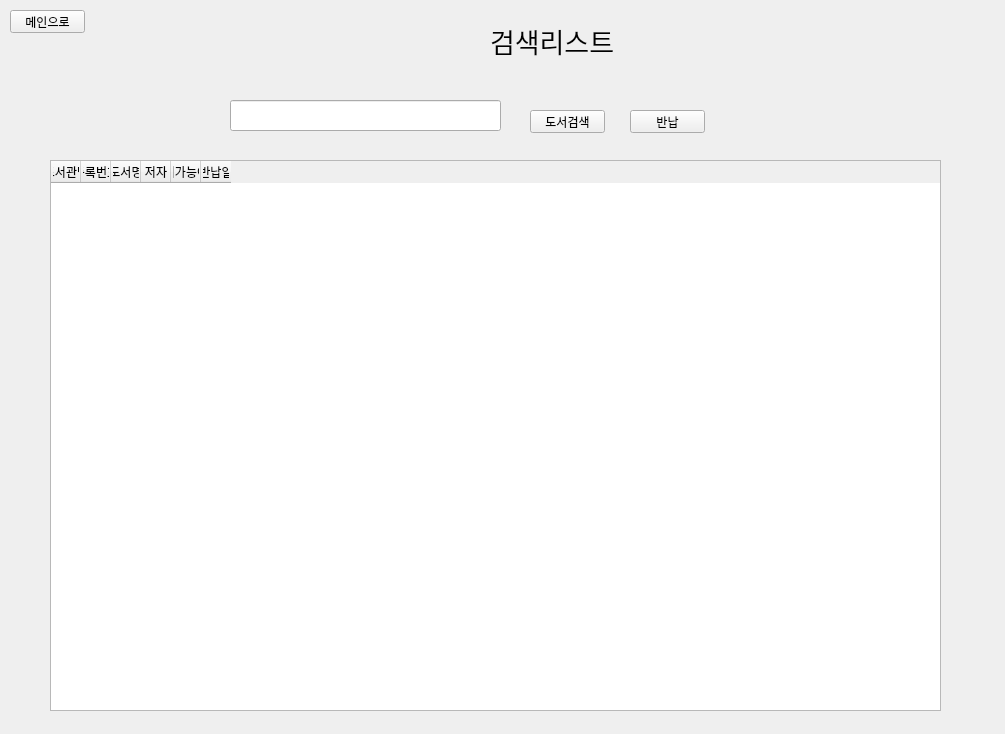
<?xml version="1.0" encoding="UTF-8"?>
<ui version="4.0">
 <class>Form</class>
 <widget class="QWidget" name="Form">
  <property name="windowModality">
   <enum>Qt::NonModal</enum>
  </property>
  <property name="geometry">
   <rect>
    <x>0</x>
    <y>0</y>
    <width>1005</width>
    <height>734</height>
   </rect>
  </property>
  <property name="windowTitle">
   <string>Form</string>
  </property>
  <property name="autoFillBackground">
   <bool>false</bool>
  </property>
  <widget class="QStackedWidget" name="stack_search">
   <property name="geometry">
    <rect>
     <x>10</x>
     <y>10</y>
     <width>951</width>
     <height>711</height>
    </rect>
   </property>
   <property name="currentIndex">
    <number>0</number>
   </property>
   <widget class="QWidget" name="page">
    <widget class="QPushButton" name="returnmain">
     <property name="geometry">
      <rect>
       <x>0</x>
       <y>0</y>
       <width>75</width>
       <height>23</height>
      </rect>
     </property>
     <property name="text">
      <string>메인으로</string>
     </property>
    </widget>
    <widget class="QPushButton" name="go_returnlist">
     <property name="geometry">
      <rect>
       <x>620</x>
       <y>100</y>
       <width>75</width>
       <height>23</height>
      </rect>
     </property>
     <property name="text">
      <string>반납</string>
     </property>
    </widget>
    <widget class="QPushButton" name="search_button">
     <property name="geometry">
      <rect>
       <x>520</x>
       <y>100</y>
       <width>75</width>
       <height>23</height>
      </rect>
     </property>
     <property name="text">
      <string>도서검색</string>
     </property>
    </widget>
    <widget class="QTableWidget" name="table_book">
     <property name="geometry">
      <rect>
       <x>40</x>
       <y>150</y>
       <width>891</width>
       <height>551</height>
      </rect>
     </property>
     <property name="maximumSize">
      <size>
       <width>891</width>
       <height>16777215</height>
      </size>
     </property>
     <property name="focusPolicy">
      <enum>Qt::ClickFocus</enum>
     </property>
     <property name="frameShape">
      <enum>QFrame::StyledPanel</enum>
     </property>
     <property name="frameShadow">
      <enum>QFrame::Sunken</enum>
     </property>
     <property name="lineWidth">
      <number>2</number>
     </property>
     <property name="midLineWidth">
      <number>1</number>
     </property>
     <property name="sizeAdjustPolicy">
      <enum>QAbstractScrollArea::AdjustIgnored</enum>
     </property>
     <property name="editTriggers">
      <set>QAbstractItemView::NoEditTriggers</set>
     </property>
     <property name="tabKeyNavigation">
      <bool>false</bool>
     </property>
     <property name="showDropIndicator" stdset="0">
      <bool>false</bool>
     </property>
     <property name="dragEnabled">
      <bool>true</bool>
     </property>
     <property name="dragDropOverwriteMode">
      <bool>false</bool>
     </property>
     <property name="alternatingRowColors">
      <bool>true</bool>
     </property>
     <property name="selectionMode">
      <enum>QAbstractItemView::SingleSelection</enum>
     </property>
     <property name="textElideMode">
      <enum>Qt::ElideRight</enum>
     </property>
     <property name="showGrid">
      <bool>false</bool>
     </property>
     <property name="sortingEnabled">
      <bool>true</bool>
     </property>
     <property name="wordWrap">
      <bool>false</bool>
     </property>
     <property name="cornerButtonEnabled">
      <bool>false</bool>
     </property>
     <property name="rowCount">
      <number>0</number>
     </property>
     <attribute name="horizontalHeaderCascadingSectionResizes">
      <bool>true</bool>
     </attribute>
     <attribute name="horizontalHeaderDefaultSectionSize">
      <number>30</number>
     </attribute>
     <attribute name="horizontalHeaderHighlightSections">
      <bool>false</bool>
     </attribute>
     <attribute name="horizontalHeaderMinimumSectionSize">
      <number>30</number>
     </attribute>
     <attribute name="horizontalHeaderShowSortIndicator" stdset="0">
      <bool>false</bool>
     </attribute>
     <attribute name="verticalHeaderVisible">
      <bool>false</bool>
     </attribute>
     <attribute name="verticalHeaderCascadingSectionResizes">
      <bool>false</bool>
     </attribute>
     <attribute name="verticalHeaderDefaultSectionSize">
      <number>30</number>
     </attribute>
     <attribute name="verticalHeaderHighlightSections">
      <bool>false</bool>
     </attribute>
     <attribute name="verticalHeaderMinimumSectionSize">
      <number>30</number>
     </attribute>
     <attribute name="verticalHeaderStretchLastSection">
      <bool>false</bool>
     </attribute>
     <column>
      <property name="text">
       <string comment="30">도서관명</string>
      </property>
      <property name="font">
       <font>
        <stylestrategy>PreferDefault</stylestrategy>
       </font>
      </property>
      <property name="textAlignment">
       <set>AlignCenter</set>
      </property>
     </column>
     <column>
      <property name="text">
       <string>등록번호</string>
      </property>
      <property name="textAlignment">
       <set>AlignCenter</set>
      </property>
     </column>
     <column>
      <property name="text">
       <string>도서명</string>
      </property>
      <property name="textAlignment">
       <set>AlignCenter</set>
      </property>
     </column>
     <column>
      <property name="text">
       <string>저자</string>
      </property>
      <property name="font">
       <font>
        <kerning>true</kerning>
       </font>
      </property>
      <property name="textAlignment">
       <set>AlignCenter</set>
      </property>
     </column>
     <column>
      <property name="text">
       <string>대여가능여부</string>
      </property>
      <property name="textAlignment">
       <set>AlignCenter</set>
      </property>
     </column>
     <column>
      <property name="text">
       <string>반납일</string>
      </property>
      <property name="textAlignment">
       <set>AlignCenter</set>
      </property>
     </column>
    </widget>
    <widget class="QLineEdit" name="search_name">
     <property name="geometry">
      <rect>
       <x>220</x>
       <y>90</y>
       <width>271</width>
       <height>31</height>
      </rect>
     </property>
     <property name="text">
      <string/>
     </property>
    </widget>
    <widget class="QLabel" name="titlename">
     <property name="geometry">
      <rect>
       <x>250</x>
       <y>10</y>
       <width>201</width>
       <height>41</height>
      </rect>
     </property>
     <property name="font">
      <font>
       <pointsize>20</pointsize>
      </font>
     </property>
     <property name="text">
      <string/>
     </property>
    </widget>
    <widget class="QLabel" name="name1">
     <property name="geometry">
      <rect>
       <x>480</x>
       <y>10</y>
       <width>201</width>
       <height>41</height>
      </rect>
     </property>
     <property name="font">
      <font>
       <pointsize>20</pointsize>
      </font>
     </property>
     <property name="text">
      <string>검색리스트</string>
     </property>
    </widget>
   </widget>
   <widget class="QWidget" name="page_2">
    <widget class="QPushButton" name="returnmain_2">
     <property name="geometry">
      <rect>
       <x>0</x>
       <y>0</y>
       <width>75</width>
       <height>23</height>
      </rect>
     </property>
     <property name="text">
      <string>메인으로</string>
     </property>
    </widget>
    <widget class="QPushButton" name="go_searchlist">
     <property name="geometry">
      <rect>
       <x>50</x>
       <y>100</y>
       <width>75</width>
       <height>23</height>
      </rect>
     </property>
     <property name="text">
      <string>검색</string>
     </property>
    </widget>
    <widget class="QTableWidget" name="tableWidget">
     <property name="geometry">
      <rect>
       <x>40</x>
       <y>140</y>
       <width>891</width>
       <height>561</height>
      </rect>
     </property>
     <property name="focusPolicy">
      <enum>Qt::ClickFocus</enum>
     </property>
     <property name="frameShape">
      <enum>QFrame::StyledPanel</enum>
     </property>
     <property name="frameShadow">
      <enum>QFrame::Sunken</enum>
     </property>
     <property name="lineWidth">
      <number>2</number>
     </property>
     <property name="midLineWidth">
      <number>1</number>
     </property>
     <property name="sizeAdjustPolicy">
      <enum>QAbstractScrollArea::AdjustIgnored</enum>
     </property>
     <property name="editTriggers">
      <set>QAbstractItemView::NoEditTriggers</set>
     </property>
     <property name="dragDropOverwriteMode">
      <bool>false</bool>
     </property>
     <property name="selectionMode">
      <enum>QAbstractItemView::NoSelection</enum>
     </property>
     <property name="showGrid">
      <bool>false</bool>
     </property>
     <property name="sortingEnabled">
      <bool>false</bool>
     </property>
     <property name="wordWrap">
      <bool>false</bool>
     </property>
     <property name="cornerButtonEnabled">
      <bool>false</bool>
     </property>
     <property name="rowCount">
      <number>0</number>
     </property>
     <attribute name="horizontalHeaderCascadingSectionResizes">
      <bool>true</bool>
     </attribute>
     <attribute name="horizontalHeaderDefaultSectionSize">
      <number>30</number>
     </attribute>
     <attribute name="horizontalHeaderHighlightSections">
      <bool>false</bool>
     </attribute>
     <attribute name="horizontalHeaderMinimumSectionSize">
      <number>30</number>
     </attribute>
     <attribute name="horizontalHeaderShowSortIndicator" stdset="0">
      <bool>false</bool>
     </attribute>
     <attribute name="verticalHeaderVisible">
      <bool>false</bool>
     </attribute>
     <attribute name="verticalHeaderCascadingSectionResizes">
      <bool>false</bool>
     </attribute>
     <attribute name="verticalHeaderDefaultSectionSize">
      <number>30</number>
     </attribute>
     <attribute name="verticalHeaderHighlightSections">
      <bool>false</bool>
     </attribute>
     <attribute name="verticalHeaderMinimumSectionSize">
      <number>30</number>
     </attribute>
     <attribute name="verticalHeaderStretchLastSection">
      <bool>false</bool>
     </attribute>
     <column>
      <property name="text">
       <string>도서관명</string>
      </property>
      <property name="textAlignment">
       <set>AlignCenter</set>
      </property>
     </column>
     <column>
      <property name="text">
       <string>등록번호</string>
      </property>
      <property name="textAlignment">
       <set>AlignCenter</set>
      </property>
     </column>
     <column>
      <property name="text">
       <string>도서명</string>
      </property>
      <property name="textAlignment">
       <set>AlignCenter</set>
      </property>
     </column>
     <column>
      <property name="text">
       <string>저자</string>
      </property>
      <property name="font">
       <font>
        <kerning>true</kerning>
       </font>
      </property>
      <property name="textAlignment">
       <set>AlignCenter</set>
      </property>
     </column>
     <column>
      <property name="text">
       <string>대여가능여부</string>
      </property>
      <property name="textAlignment">
       <set>AlignCenter</set>
      </property>
     </column>
     <column>
      <property name="text">
       <string>반납일</string>
      </property>
      <property name="textAlignment">
       <set>AlignCenter</set>
      </property>
     </column>
    </widget>
    <widget class="QLabel" name="titlename2">
     <property name="geometry">
      <rect>
       <x>250</x>
       <y>10</y>
       <width>211</width>
       <height>41</height>
      </rect>
     </property>
     <property name="font">
      <font>
       <pointsize>20</pointsize>
      </font>
     </property>
     <property name="text">
      <string/>
     </property>
    </widget>
    <widget class="QLabel" name="name2">
     <property name="geometry">
      <rect>
       <x>480</x>
       <y>10</y>
       <width>211</width>
       <height>41</height>
      </rect>
     </property>
     <property name="font">
      <font>
       <pointsize>20</pointsize>
      </font>
     </property>
     <property name="text">
      <string>반납리스트</string>
     </property>
    </widget>
   </widget>
  </widget>
 </widget>
 <resources/>
 <connections/>
</ui>
